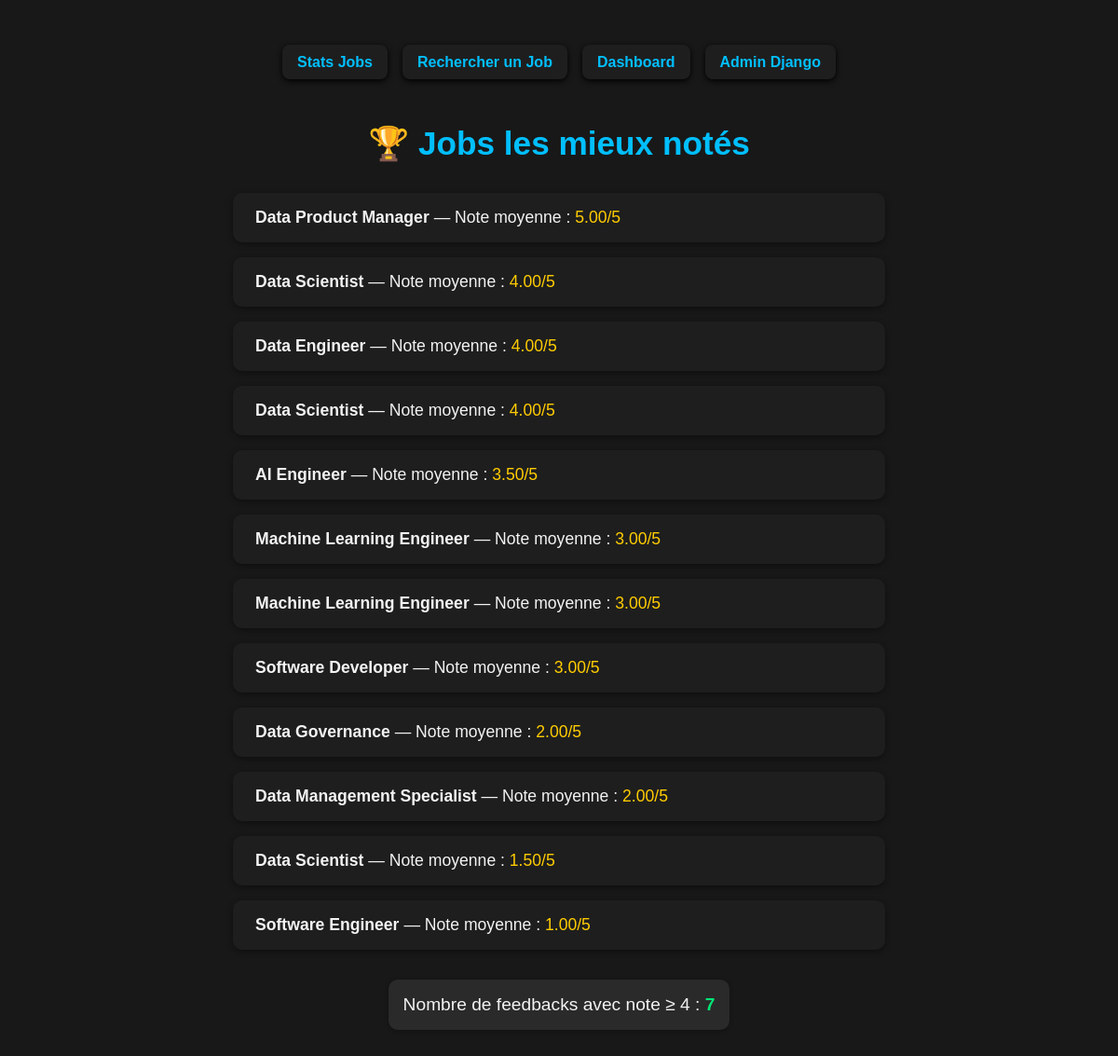
Screenshot of /feedback/dashboard/ with the database file from the repository.
### jobsite/models.py (models this page shows, shortened)
class JobRecord(models.Model):
    work_year = models.IntegerField()
    experience_level = models.CharField(max_length=5)
    employment_type = models.ForeignKey('Contract', on_delete=models.SET_NULL, null=True)
    job_title = models.CharField(max_length=200)
    salary = models.FloatField()
    salary_currency = models.CharField(max_length=10)
    salary_in_usd = models.FloatField()
    employee_residence = models.CharField(max_length=100)
    remote_ratio = models.IntegerField()
    company_location = models.CharField(max_length=100)
    company_size = models.CharField(max_length=2)
    class Meta:
        constraints = [
            models.UniqueConstraint(
                fields=['job_title', 'work_year', 'employee_residence'],
                name='unique_job_per_year_and_location'
            )
    ]

### FeedBack/views.py (the view)
# urls.py: path('dashboard/', views.dashboard_view, name='dashboard'),
def dashboard_view(request):
    jobs = JobRecord.objects.annotate(
        nb_feedback=Count('feedbacks'),
        avg_rating=Avg('feedbacks__rating')
    )
    top_rated_jobs = jobs.filter(avg_rating__isnull=False).order_by('-avg_rating')
    nb_feedbacks_pos = Feedback.objects.filter(rating__gte=4).count()
    return render(request, 'dashboard.html', {
        'top_rated_jobs': top_rated_jobs,
        'nb_feedbacks_pos': nb_feedbacks_pos,
    })

### FeedBack/templates/dashboard.html (shortened to what this page needs)
{% extends "base.html" %}
{% block content %}
<h1>🏆 Jobs les mieux notés</h1>
<ul>
    {% for job in top_rated_jobs %}
        <li><strong>{{ job.job_title }}</strong> — Note moyenne : <span style="color:#ffcc00">{{ job.avg_rating|floatformat:2 }}/5</span></li>
    {% empty %}
        <li>Aucun job noté pour le moment.</li>
    {% endfor %}
</ul>
<p>Nombre de feedbacks avec note ≥ 4 : <strong style="color: #00e676;">{{ nb_feedbacks_pos }}</strong></p>
{% endblock %}

### FeedBack/templates/base.html (shortened to what this page needs)
<!DOCTYPE html>
<html lang="fr">
<head>
</head>
<body>
<nav class="main-nav">
    <a href="/stats/">Stats Jobs</a>
    <a href="/feedback/">Rechercher un Job</a>
    <a href="/feedback/dashboard/">Dashboard</a>
    <a href="/admin/">Admin Django</a>
</nav>
<main>
    {% block content %}{% endblock %}
</main>
</body>
</html>

### FeedBack/templates/base.html (style rules this page uses)
body { font-family: Arial, sans-serif; padding: 2rem; background-color: #181818; margin: 0; }
nav.main-nav { display: flex; flex-wrap: wrap; justify-content: center; gap: 1rem; padding: 1rem; border-radius: 10px; margin-bottom: 2rem; }
.main-nav a { color: #00bfff; background-color: #1e1e1e; box-shadow: 0 2px 6px rgb(0, 0, 0); padding: 0.6rem 1rem; border-radius: 8px; text-decoration: none; font-weight: bold; transition: background-color 0.3s, transform 0.2s; font-size: 1rem; white-space: nowrap; }
h1, h2, label, strong, p { color: #f3f3f3; }
main { max-width: 1000px; margin: auto; }

### FeedBack/templates/dashboard.html (style rules this page uses)
h1 { color: #00bfff; font-size: 2.2rem; text-align: center; margin-bottom: 2rem; }
ul { list-style: none; padding: 0; max-width: 700px; margin: 0 auto 2rem auto; }
ul li { background-color: #1e1e1e; padding: 1rem 1.5rem; border-radius: 10px; margin-bottom: 1rem; box-shadow: 0 2px 6px rgba(0, 0, 0, 0.4); color: #f3f3f3; font-size: 1.1rem; }
p { color: #f3f3f3; text-align: center; font-size: 1.2rem; background-color: #2a2a2a; padding: 1rem; border-radius: 10px; width: fit-content; margin: 0 auto; box-shadow: 0 1px 5px rgba(0, 0, 0, 0.3); }

### rows the page displays
JobRecord: job_title "Data Product Manager", avg_rating "5.00"
JobRecord: job_title "Data Scientist", avg_rating "4.00"
JobRecord: job_title "Data Engineer", avg_rating "4.00"
JobRecord: job_title "Data Scientist", avg_rating "4.00"
JobRecord: job_title "AI Engineer", avg_rating "3.50"
JobRecord: job_title "Machine Learning Engineer", avg_rating "3.00"
JobRecord: job_title "Machine Learning Engineer", avg_rating "3.00"
JobRecord: job_title "Software Developer", avg_rating "3.00"
JobRecord: job_title "Data Governance", avg_rating "2.00"
JobRecord: job_title "Data Management Specialist", avg_rating "2.00"
JobRecord: job_title "Data Scientist", avg_rating "1.50"
JobRecord: job_title "Software Engineer", avg_rating "1.00"

### other values shown
{{ nb_feedbacks_pos }} "7"
